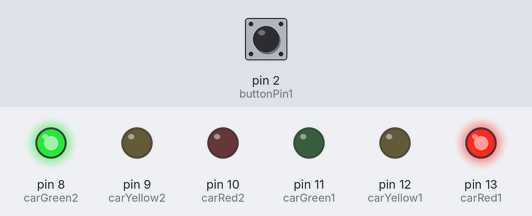
Simulated run of this sketch. Board: Arduino Uno, built with avr-gcc and run on an emulated ATmega328P. On the bench: output pins drawn as LEDs (lit = HIGH). The inputs (shaded band) are chosen by the test bench; at power-on: pin 2 (buttonPin1) HIGH.

Above: at 1.2 s.
1.3 s: pin 2 (buttonPin1) pulled LOW for 0.15 s
At 2.1 s:
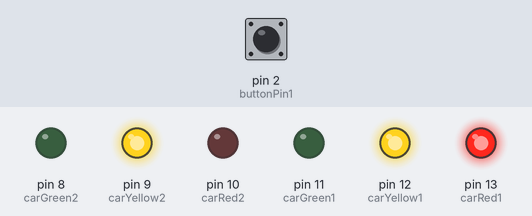
At 3.2 s:
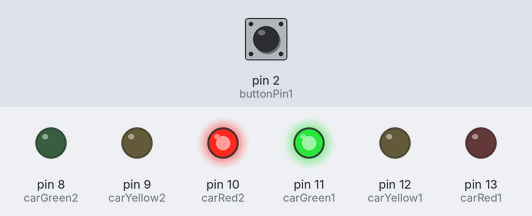
4.4 s: pin 2 (buttonPin1) pulled LOW for 1 s
At 5.1 s:
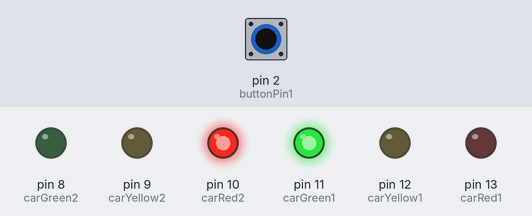
8.4 s: pin 2 (buttonPin1) pulled LOW for 3.2 s
Timing chart, 0 to 25.0 s (numbered marks = the images above; inputs shaded):
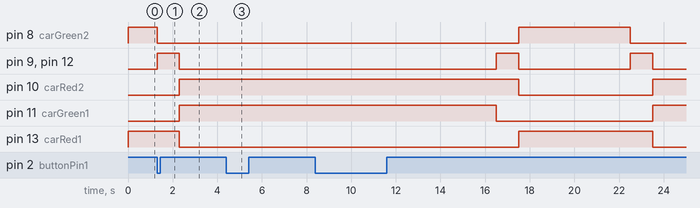

Measured:
- after the input at 1.3 s, pin 8 (carGreen2): HIGH → LOW at once; pin 9 (carYellow2), pin 12 (carYellow1): LOW → HIGH at once, → LOW 1.0 s later; pin 10 (carRed2), pin 11 (carGreen1): LOW → HIGH after 1.0 s; pin 13 (carRed1): HIGH → LOW after 1.0 s
- after the input at 4.4 s, pin 8 (carGreen2): stays LOW (without the input it goes to HIGH after 3.9 s); pin 9 (carYellow2): stays LOW (without the input it goes to HIGH after 2.9 s)

The sketch:

test.ino
```cpp
int carRed1 = 13; //设置纵向汽车灯
int carYellow1 = 12;
int carGreen1 = 11;
int carRed2 = 10; //设置横向汽车灯
int carYellow2 = 9;
int carGreen2 = 8;
const int buttonPin1 = 2;     // 定义按键输入引脚
const int buttonPin2 = 3;
//顺序为carRed1,carYellow1,carGreen1,carRed2,carYellow2,carGreen2
long lights[5] = {0x21, 0x32, 0xC, 0x16, 0x00};
int buttonState1 = 0;        //初始化按键值
int buttonState2 = 0;
boolean led;   //定义led为布尔型（true或false）
int lightState;
void skin(int num);
void changeLights();
void stateChange1();
void stateChange2();

void setup()
{
  pinMode(buttonPin1, INPUT_PULLUP);
  pinMode(buttonPin2, INPUT_PULLUP);
  pinMode(carRed1, OUTPUT);
  pinMode(carYellow1, OUTPUT);
  pinMode(carGreen1, OUTPUT);
  pinMode(carRed2, OUTPUT);
  pinMode(carYellow2, OUTPUT);
  pinMode(carGreen2, OUTPUT);
  //  attachInterrupt(0, stateChange1, FALLING);
  //  attachInterrupt(1, stateChange2, CHANGE);
}

void loop()
{
  changeLights(1);
}

void changeLights(int num)
{
  if (num == 1)   //1路口红灯5s
  {
    lightState = 1;
    skin(lights[0]);
    for (int x = 0; x < 50; x++) {
      delay(100);
      if(buttonRead1())
      {
        return;
      }
    }
    num++;
  }

  if (num == 2)   //1路口红黄1s
  {
    lightState = 2;
    skin(lights[1]);
    for (int x = 0; x < 10; x++) {
      delay(100);
      if(buttonRead1())
      {
        return;
      }
    }
    num++;
  }

  if (num == 3)   //1路口绿灯5s
  {
    lightState = 3;
    skin(lights[2]);
    for (int x = 0; x < 50; x++) {
      delay(100);
      if(buttonRead1())
      {
        return;
      }
    }
    num++;
  }

  if (num == 4)   //1路口黄灯1s
  {
    //    for (int x = 0; x < 10; x++) {
    //      skin(lights[3]);
    //      delay(250);
    //      skin(lights[4]);
    //      delay(250);
    //    }
    lightState = 4;
    skin(lights[3]);
    for (int x = 0; x < 10; x++) {
      delay(100);
      if(buttonRead1())
      {
        return;
      }
    }
    num++;
  }
}

void skin(int num)
{
  digitalWrite(carRed1, ((num >> 5) & 0x01));
  digitalWrite(carYellow1, ((num >> 4) & 0x01));
  digitalWrite(carGreen1, ((num >> 3) & 0x01));
  digitalWrite(carRed2, ((num >> 2) & 0x01));
  digitalWrite(carYellow2, ((num >> 1) & 0x01));
  digitalWrite(carGreen2, ((num >> 0) & 0x01));
}

int buttonRead1()
{
  buttonState1 = digitalRead(buttonPin1);
  if (buttonState1 == LOW)
  {
    //delay(100);                 //短暂延时，防抖
    if (lightState == 3 || lightState == 4)
      {changeLights(3);
      return 1;
      }//绿灯，则绿灯时间重新计数;黄灯，恢复成绿灯；
    else if (lightState == 1)//红灯，马上变成红黄灯
      {
        changeLights(2);
        return 1;
      }
  }
  return 0;
}
```
